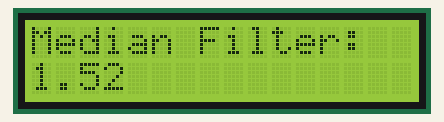
This sketch was run on a simulated Arduino Uno, built with avr-gcc and run on an emulated ATmega328P. Shown: 16×2 character LCD.

Above: at 0.29 s.

The sketch:

AN_LISSETH_SIS_EMBEBIDOS_PROYECTO_FINAL_1ER_BIM_MedianFilter.ino
```cpp
/*UNIVERSIDAD TECNICA DEL NORTE
 * FICA - CITEL
 * SISTEMAS EMBEBIDOS
 * PROYECTO FINAL DE 1ER BIMESTRE
 * LISSETH ALBAN
*/
float zj=0;
int N=11;
float myArray[]={1, 1.5, 3, 2, 1.05, 0.7, 2.7, 0.8, 0.9, 1.09, 2};
int n=(N-1)/2;
float xj=0;
float xi=0;
#include<Wire.h>
#include <FaBoLCD_PCF8574.h>

// initialize the library
FaBoLCD_PCF8574 lcd;

//#include<LiquidCrystal_I2C.h>
//LiquidCrystal_I2C lcd(0x20 ,2,1,0,4,5,6,7,3,POSITIVE);
//LiquidCrystal_I2C lcd(0x27,20,4);  // ajuste la dirección LCD a 0x27 para una pantalla de 16 caracteres y 2 líneas
void setup()
{
lcd.begin(16,2);
lcd.backlight();
Serial.begin(9600);
Serial.setTimeout(50);
}

void loop()
{
  for (int i = -n; i <= n; i++){
xi = myArray[n+i];

  xj=(i+xi+xj);
  }
    zj=xj/(2*n+1);
    lcd.print("Median Filter:");
    lcd.setCursor ( 0, 1 );
    lcd.print(zj);
    delay(200);
    lcd.clear();
  zj=0;
  xj=0;
  xi=0;

}
```
